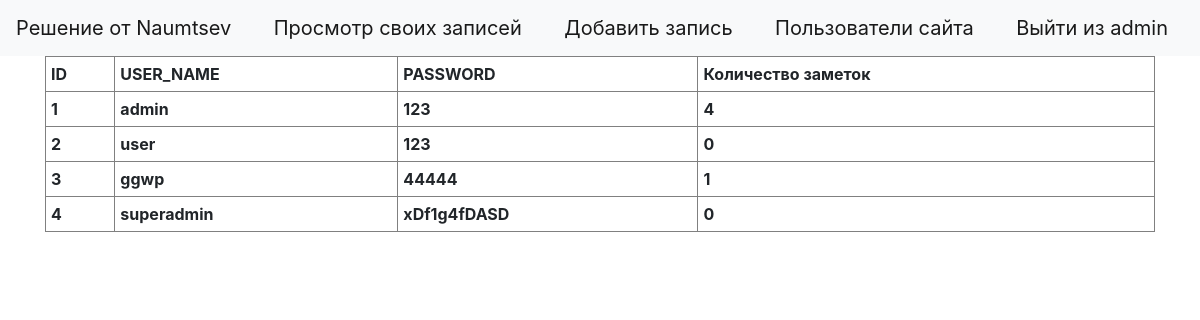
The app's page /users (signed in) with its own data.
### tables this page shows
CREATE TABLE users 
                            (id INTEGER PRIMARY KEY AUTOINCREMENT, 
                             user_name VARCHAR(50),
                             password_hash VARCHAR(128)
                             );

### solution.py (the view)
@app.route('/users', methods=['POST', 'GET'])
def check_users():
    if 'username' not in session:
        return redirect('/login')
    if session['username'] not in ADMINS:
        return redirect('/')
    buffer = users.get_all()
    ALL_USERS = []
    for i in buffer:
        id = i[0]
        username=i[1]
        password=i[2]
        cnt=users.count_by_username(username)
        ALL_USERS.append((id, username, password, cnt))
    return render_template('users.html', users=ALL_USERS, ADMINS=ADMINS, username=session['username'])

### database.py (called while the page is built)
    def get_all(self):
        cursor = self.connection.cursor()
        cursor.execute("SELECT * FROM users")
        rows = cursor.fetchall()
        return rows

    def count_by_username(self, username):
        cursor = self.connection.cursor()
        cursor.execute('SELECT COUNT(user_name) FROM news WHERE user_name = "{}"'.format(username))
        row = cursor.fetchone()
        if not row:
            return 0
        return row[0]

### templates/users.html
{% extends "base.html" %}
{% block content %}
    <div>
  <table border="1" width="100%" cellpadding="5" >
       <th>ID</th>
      <th>USER_NAME</th>
      <th>PASSWORD</th>
      <th>Количество заметок</th>
    {% for id, user_name, password, count in users%}
      <tr>
          <th>{{id}}</th>
          <th>{{user_name}}</th>
          <th>{{password}}</th>
          <th>{{count}}</th>
    </tr>
    {% endfor %}
       </table>
    </div>
      {% endblock %}

### templates/base.html (shortened to what this page needs)
<!doctype html>
<html lang="en">
<head>
    <link rel="stylesheet" href="https://maxcdn.bootstrapcdn.com/bootstrap/4.0.0/css/bootstrap.min.css">
</head>
  <body>
    <header>
      <nav class="navbar navbar-light bg-light">
        <a class="navbar-brand" href="#">Решение от Naumtsev</a>
          {% if "username" in session %}
                        <a class="navbar-brand" href="/">Просмотр своих записей</a>
                        <a class="navbar-brand" href="/add">Добавить запись</a>
           {% endif %}
           {% if username in ADMINS %}
              <a class="navbar-brand" href="/users">Пользователи сайта</a>
            {% endif %}
            {% if "username" in session %}
                         <a class="navbar-brand" href="/logout">Выйти из {{session['username']}}</a>
           {% endif %}
      </nav>
    </header>
    <main role="main" class="container">
        {% block content %}{% endblock %}
    </main>
  </body>
</html>

### records on screen
users: username "admin", id "1", user_name "admin", password_hash "123", count "4"
users: id "2", user_name "user", password_hash "123", count "0"
users: id "3", user_name "ggwp", password_hash "44444", count "1"
users: id "4", user_name "superadmin", password_hash "xDf1g4fDASD", count "0"
